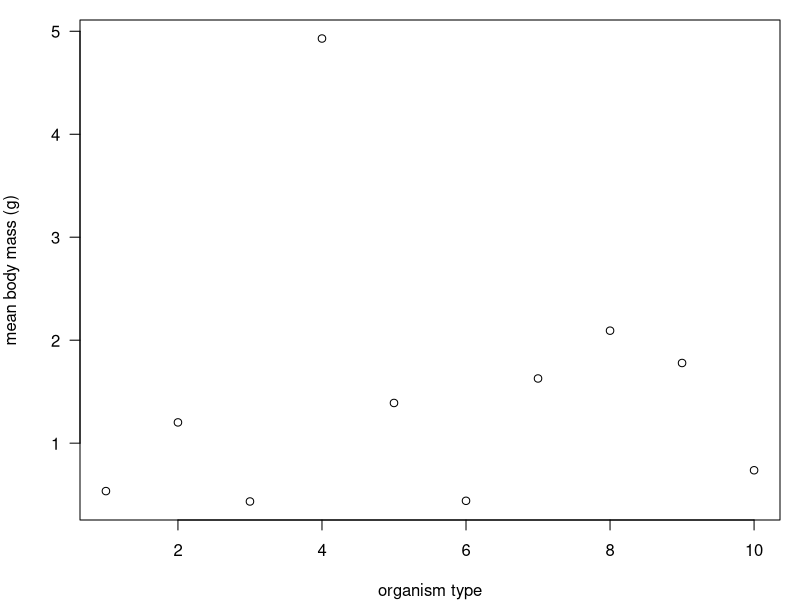
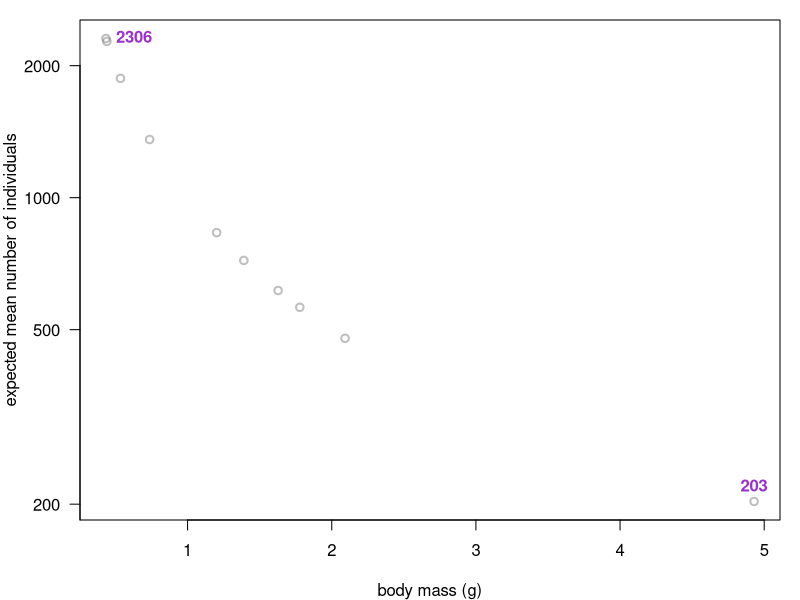
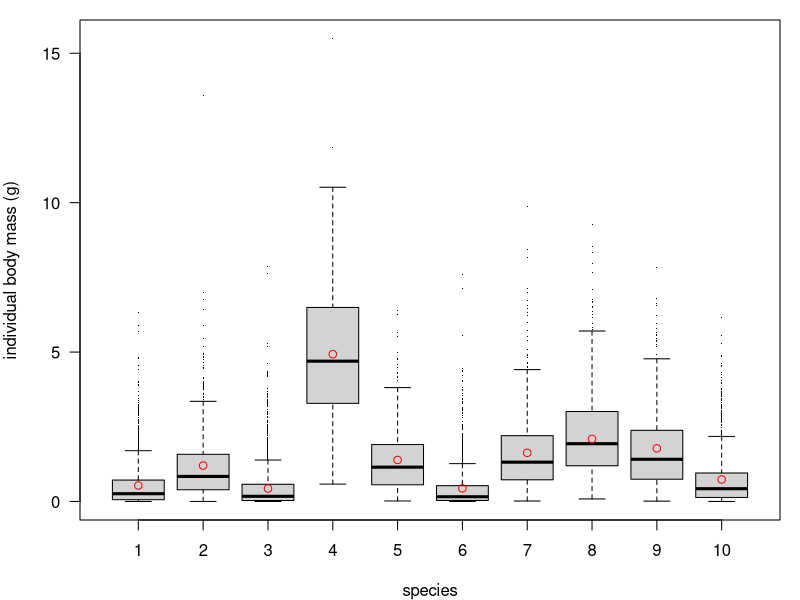

Generate these figures, in order, with R: (Note: this script raises an error after producing the figures.)
library(data.table)

functions.f <- list.files("functions", full.names = TRUE)
sapply(functions.f, source, echo = FALSE)

# 1. We have a pool of different types of organisms. We'll classify them into 
# groups based on the identity at a given region of the mitochondrial genome. 
# Thus, each 'variant' of that sequence corresponds to a type (aka species/OTU).
N_species <- 10 # was 50
species <- 1:N_species
dim_pool <- c(50, 25, 3)

# Each type of organism occurs in different abundances. 
# We could just simulate some random numbers of abundances, 
# or be more realistic and incorporate information about the mean body size of 
# each type (e.g. smaller organisms are more abundant). 
# To do that, we need to pick some mean body sizes for each of our 
# organism types. 
set.seed(1) # was 2017
# choose between "realistic", "uniform", or give a single number for all. 
BODYSIZE_DIST <- "realistic"
if(BODYSIZE_DIST == "realistic"){
  bodysize_mean <- rlnorm(N_species)
} else if(BODYSIZE_DIST == "uniform"){
  bodysize_mean <- runif(n = N_species, min = 0, max = 20)
} else if(is.numeric(BODYSIZE_DIST)){
  bodysize_mean <- rep(BODYSIZE_DIST, N_species)
}
par(mar = c(4,4,1,1))
plot(bodysize_mean, xlab = 'organism type', ylab = 'mean body mass (g)', las = 1)
# OK. Lots of small things, a few big ones.
# Now, let's simulate counts of those things based on their body size. 
# First we'll establish a relationship between body mass and expected counts. 
COEFF <- 1000
counts_mean <- COEFF/bodysize_mean
plot(bodysize_mean, counts_mean, 
     col = grey(0.5, alpha = 0.5), lwd = 2, 
     log = 'y', 
     xlab = 'body mass (g)', ylab = 'expected mean number of individuals', 
     las = 1)
pts.df <- data.frame(x = range(bodysize_mean), y = rev(range(counts_mean)))
text(pts.df, labels = round(pts.df$y), col = 'darkorchid', pos = c(4,3), font = 2)
pts.df

# The smallest 'species' has a mean body mass of 0.43 g and around 2306 individuals.
# The largest has a mean body mass of 4.9 g and around 203 individuals.
# From this information we can generate some simulated but realistic count data. 
ind_per_species <- rpois(n = length(counts_mean), lambda = counts_mean)

# And to bring it back around, we can simulate a mass for each individual
set.seed(1)
mass_ind <- rgamma(
  n = sum(ind_per_species), 
  shape = rep(bodysize_mean, times = ind_per_species), 
  rate = 1
  )
inds <- data.table(
  species = rep(species, times = ind_per_species), 
  mass = mass_ind
)
boxplot(split(mass_ind, f = inds$species), 
  xlab = "species", ylab = "individual body mass (g)", 
  cex = 0.5, pch = '.', las = 1)
points(x = 1:N_species, y = bodysize_mean, col = 'red')

# I'm going to call place_inds() multiple times so each species has a different 
# distribution in space. 
inds[,c('x', 'y', 'z') := data.table(place_inds(.N, dim_pool)), by = species]

# plot distribution of a single species in the pool
sp.plot <- 4 # 4
par(mfrow = c(2,1))
ncols <- 3
mycols <- hsv(h = seq(from = 1/ncols, to = 1, length.out = ncols), s = 0.7, alpha = 0.7)
# mycols <- colorRampPalette(c("gold", "slateblue", 'green'))(ncols)
# mycols <- viridis(ncols, end = 1, option = 'magma')
with(inds[species == sp.plot, ], 
     plot(x, z, col = mycols[cut(z, breaks = ncols)], lwd = 2, 
          xlab = "length", ylab = "depth", las = 1))
legend('bottomright', legend = c('upper', 'middle', 'lower'), 
       pch = 1, pt.lwd = 2, col = rev(mycols), bty = 'n')

with(inds[species == sp.plot, ], 
     plot(x,y, col = mycols[cut(z, breaks = ncols)], lwd = 2, 
          xlab = "length", ylab = "width", las = 1))
legend('bottomright', legend = c('upper', 'middle', 'lower'), 
       pch = 1, pt.lwd = 2, col = rev(mycols), bty = 'n')

# Now we can sample from the environment.
# Let's start by deciding where to take our samples. 
corner_min <- c(0,0,0) # in the corner
pool_range <- cbind(corner_min, dim_pool)
sample_points <- as.matrix(expand.grid(pool_range[1,], pool_range[2,], pool_range[3,]))

samples <- nrow(sample_points)
N_samples <- seq_along(samples)

# In the following lines I'll be doing things in an inefficient way, but in the 
# hopes it will illustrate each step individually.

# First, calculate the distance that each sample is from each individual.
for(i in 1:nrow(sample_points)){
  # add columns for the distance between each individual and each sample location
  inds[ , paste0('dist.', i)] <- dist_from_samp(sample_points[i,], as.matrix(inds[,.(x,y,z)]))
}

# Then, sample cells from the environment based on density calculated based on 
# mass and distance. 
for(i in 1:nrow(sample_points)){
  distvar <- paste0('dist.', i)
  cellvar <- paste0('cells.', i)
  # for each individual, calculate how many cells end up in each sample
  inds[ , (cellvar)] <- cells_by_dist(inds[[distvar]], inds[,mass])
}

# temp data frame; very long: N cells in each sample from each *individual*
temp <- melt.data.table(inds, id.vars = 'species', 
                measure.vars = paste0('cells.', 1:nrow(sample_points)), 
                variable.name = 'sample', value.name = 'count')
temp[,sample := gsub('cells.', replacement = '', x = sample, fixed = TRUE)]

# now collapse that into N cells from each *type*
samples.env <- temp[, sum(count), by = .(sample, species)]
rm(temp)
colnames(samples.env)[3] <- "cells"

# plot cells per sample by species
par(mfrow = c(1,1))
pldat <- with(samples.env, split(cells, species))
boxplot(pldat, 
  xlab = 'number of cells in samples', ylab = 'species', 
  outpch = 21, outcol="slateblue", outbg="red", 
  horizontal = TRUE, las = 1)

# Compute number of templates per sample, 
# given number of cells and range of templates/cell
set.seed(1)
samples.env[, templates := copies_per_cell(cells)]
pldat <- with(samples.env, split(templates, species))
boxplot(pldat, 
  xlab = 'number of templates in samples', ylab = 'species', 
  outpch = 21, outcol="slateblue", outbg="red", 
  horizontal = TRUE, las = 1)

EXPORT <- FALSE
if(EXPORT){
  fwrite(samples.env, "../data/samples_env.csv")
}

# This is the end of environmental sampling
################################################################################



################################################################################
# This is where lab work begins.
# Note that as of now, there is no DNA extraction.

# pcr replication:
pcr_per_sample <- 3
N_pcr  <- N_samples * pcr_per_sample
pcr_id <- 1:N_pcr


# each template has some primer efficiency / bias
set.seed(3)
primer_efficiencies <- rbeta(n = N_species, 10, 1)
plot(primer_efficiencies, ylim = c(0,1), 
  xlab = "Species", ylab = "Primer Efficiency", las = 1)

# set up PCR output
temp <- expand.grid(species, 1:pcr_per_sample, samples)[,c(3,2,1)]
colnames(temp) <- c("sample.env", "pcr.rep", "species")
pcr_output <- data.table(pcr.id = rep(pcr_id, each = N_species), temp, count = NA_real_)
rm(temp)

# Run PCRs
set.seed(1)
for(i in 1:N_pcr){
  current_rows <- which(pcr_output[,pcr.id] == i)
  current_samp <- pcr_output[current_rows,unique(sample.env)]
  pcr_output[current_rows, count := do_pcr(
    template_copies = samples.env[sample == current_samp,templates], 
    template_effs = primer_efficiencies, 
    ncycles = 40, inflection = 10, slope = 0.2)
  ]
}

# when we pool our samples, the number of molecules will be influenced by:
# concentration measurement error:
DT <- data.table(true_pcr_products)
# samples contain different numbers of fragments:
molecules_per_pcr_product <- pcr_output[,sum(count), by = pcr.id]$V1
# and our measurement of them is not accurate, both because of pipetting:
qubit_vol_exp <- rep(1, N_pcr)
qubit_vol_act <- pipette(qubit_vol_exp)
pcr_vol   <- 50
lambderp <- molecules_per_pcr_product * qubit_vol_act/pcr_vol
molecules_into_qubit <- rpois(N_pcr, lambda = lambderp)
# and because of the measurement error of the qubit
qubit_mass <- rpois(N_pcr, lambda = molecules_into_qubit)
min_vol_to_pool <- 10
vol_to_pool <- 10 * (min(qubit_mass)/qubit_mass)

# and again, when we pool them, there is error inherent to pipetting
mol_pipette_exp <- molecules_per_pcr_product * (vol_to_pool/(pcr_vol))
mol_pipette_actual <- rpois(n = N_pcr, lambda = mol_pipette_exp)

# The molecules go onto the sequencer
mols_to_seq <- copy(pcr_output)
mols_to_seq[,count:= NA_real_]
for(i in 1:N_pcr){
  current_rows <- which(mols_to_seq[,pcr.id] == i)
  mols_to_seq[current_rows, count := 
    as.numeric(rmultinom(n = 1, size = mol_pipette_actual[i], 
      prob = pcr_output[current_rows, count]))
  ][]
}

# The sequencer has some expected output ('depth')
seq_depth <- rpois(n = 1, lambda = 1e6)

# molecules (sample and variant) are sequenced according to their abundance
seq_prob <- mols_to_seq[,count/sum(count)]

# and the number of reads of each taxon from each sample might be:
seq_dat <- copy(mols_to_seq)[,count:= NA][]
set.seed(1)
seq_dat[,count := rmultinom(n = 1, size = seq_depth, prob = seq_prob)[,1]]

EXPORT <- FALSE
if(EXPORT){
  fwrite(seq_dat, file = "../data/seq_dat.csv")
}
